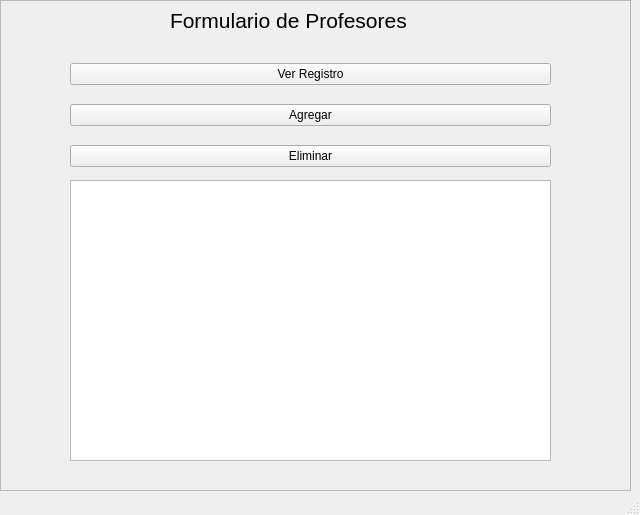
<?xml version="1.0" encoding="UTF-8"?>
<ui version="4.0">
 <class>mainWindow</class>
 <widget class="QMainWindow" name="mainWindow">
  <property name="geometry">
   <rect>
    <x>0</x>
    <y>0</y>
    <width>640</width>
    <height>515</height>
   </rect>
  </property>
  <property name="windowTitle">
   <string>Formulario de Profesores</string>
  </property>
  <widget class="QWidget" name="centralwidget">
   <widget class="QTableView" name="tableView">
    <property name="geometry">
     <rect>
      <x>70</x>
      <y>180</y>
      <width>481</width>
      <height>281</height>
     </rect>
    </property>
   </widget>
   <widget class="QLabel" name="label">
    <property name="geometry">
     <rect>
      <x>170</x>
      <y>0</y>
      <width>291</width>
      <height>41</height>
     </rect>
    </property>
    <property name="font">
     <font>
      <pointsize>16</pointsize>
     </font>
    </property>
    <property name="text">
     <string>Formulario de Profesores</string>
    </property>
   </widget>
   <widget class="QWidget" name="layoutWidget">
    <property name="geometry">
     <rect>
      <x>70</x>
      <y>50</y>
      <width>481</width>
      <height>131</height>
     </rect>
    </property>
    <layout class="QVBoxLayout" name="verticalLayout">
     <item>
      <widget class="QPushButton" name="ver_registro">
       <property name="cursor">
        <cursorShape>PointingHandCursor</cursorShape>
       </property>
       <property name="text">
        <string>Ver Registro</string>
       </property>
      </widget>
     </item>
     <item>
      <widget class="QPushButton" name="Agregar">
       <property name="cursor">
        <cursorShape>PointingHandCursor</cursorShape>
       </property>
       <property name="text">
        <string>Agregar</string>
       </property>
      </widget>
     </item>
     <item>
      <widget class="QPushButton" name="eliminar">
       <property name="cursor">
        <cursorShape>PointingHandCursor</cursorShape>
       </property>
       <property name="text">
        <string>Eliminar</string>
       </property>
      </widget>
     </item>
    </layout>
   </widget>
   <widget class="QFrame" name="frame">
    <property name="geometry">
     <rect>
      <x>0</x>
      <y>0</y>
      <width>631</width>
      <height>491</height>
     </rect>
    </property>
    <property name="frameShape">
     <enum>QFrame::StyledPanel</enum>
    </property>
    <property name="frameShadow">
     <enum>QFrame::Raised</enum>
    </property>
   </widget>
   <zorder>frame</zorder>
   <zorder>tableView</zorder>
   <zorder>label</zorder>
   <zorder>layoutWidget</zorder>
  </widget>
  <widget class="QStatusBar" name="statusbar"/>
 </widget>
 <resources/>
 <connections/>
</ui>
